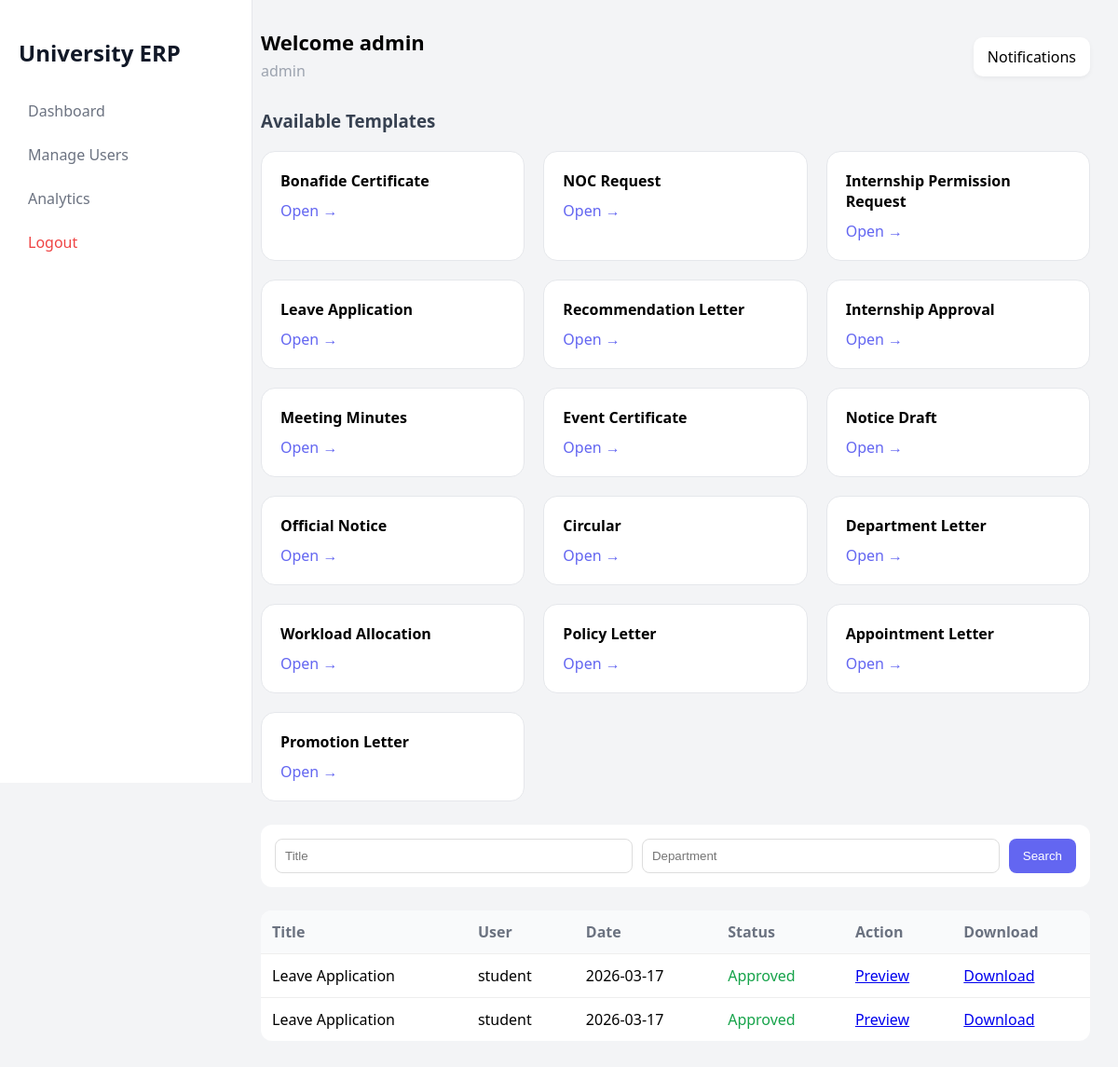
Page /dashboard (signed in) on the earlier database version.
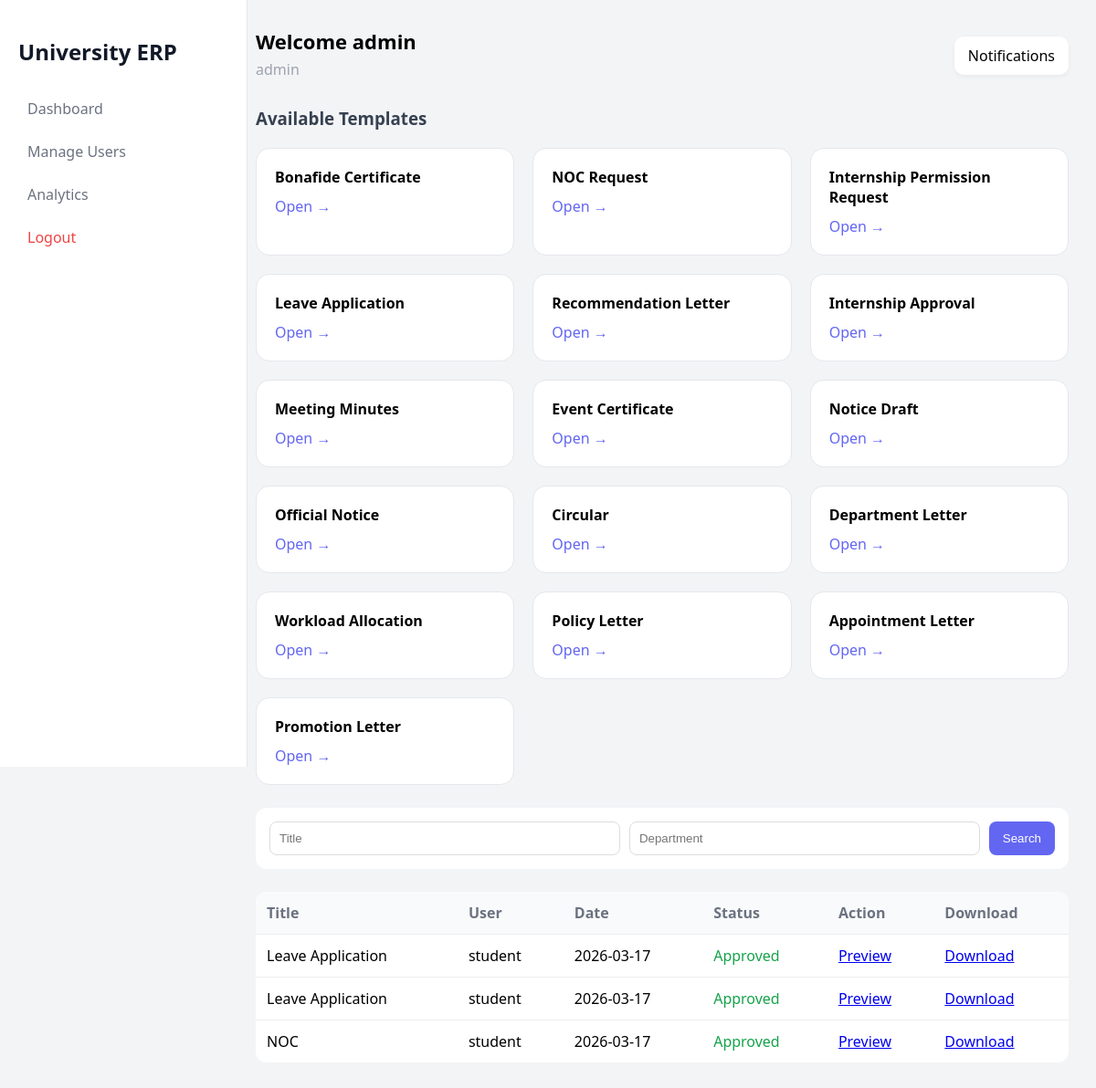
Same page on the later database version.
### database.py (models this page shows)
class User(UserMixin, db.Model):
    id = db.Column(db.Integer, primary_key=True)
    username = db.Column(db.String(100), unique=True)
    password = db.Column(db.String(200))
    role = db.Column(db.String(50))
    email = db.Column(db.String(120), unique=True)
    active = db.Column(db.Boolean, default=True)
    created_at = db.Column(db.DateTime, default=datetime.utcnow)

class Template(db.Model):
    id = db.Column(db.Integer, primary_key=True)
    name = db.Column(db.String(100))
    file_path = db.Column(db.String(200))
    allowed_roles = db.Column(db.String(200))
    approval_flow = db.Column(db.String(200))

class Document(db.Model):
    id = db.Column(db.Integer, primary_key=True)
    title = db.Column(db.String(200))
    template_name = db.Column(db.String(200))
    filename = db.Column(db.String(200))
    department = db.Column(db.String(200))
    content = db.Column(db.Text)
    authority = db.Column(db.String(200))
    date = db.Column(db.String(100))
    created_by = db.Column(db.String(100))
    created_at = db.Column(db.DateTime, default=datetime.utcnow)
    status = db.Column(db.String(50), default="pending")
    approved_by_faculty = db.Column(db.Boolean, default=False)
    approved_by_hod = db.Column(db.Boolean, default=False)
    approved_by_dean = db.Column(db.Boolean, default=False)

### app.py (the view)
@app.route("/dashboard")
@login_required
def dashboard():
    query = DocModel.query
    title = request.args.get("title")
    department = request.args.get("department")
    date = request.args.get("date")
    role = request.args.get("role")
    user = request.args.get("user")
    if title:
        query = query.filter(DocModel.title.contains(title))
    if department:
        query = query.filter(DocModel.department.contains(department))
    if date:
        query = query.filter(DocModel.created_at.contains(date))
    if role:
        query = query.join(User, DocModel.created_by == User.username)\
                 .filter(User.role == role)
    if user:
        query = query.filter(DocModel.created_by.contains(user))
    documents = query.all()
    templates = Template.query.all()
    return render_template(
        "dashboard.html",
        documents=documents,
        templates=templates
    )

### app.py (called while the page is built)
@login_manager.user_loader
def load_user(user_id):
    return User.query.get(int(user_id))

### templates/dashboard.html (shortened to what this page needs)
<!DOCTYPE html>
<html>
<head>
    <link rel="stylesheet" href="{{ url_for('static', filename='style.css') }}">
</head>
<body>
<div class="sidebar">
    <h2>University ERP</h2>
    <a href="/dashboard">Dashboard</a>
    {% if current_user.role == "admin" %}
    <a href="/manage_users">Manage Users</a>
    <a href="/admin_dashboard">Analytics</a>
    {% endif %}
    <a href="/logout" class="logout">Logout</a>
</div>
<div class="main">
<div class="header">
    <div>
        <h1>Welcome {{ current_user.username }}</h1>
        <p>{{ current_user.role }}</p>
    </div>
    <div class="notification">
        Notifications
    </div>
</div>
<h3 class="section-title">Available Templates</h3>
<div class="card-grid">
{% for template in templates %}
{% if current_user.role in template.allowed_roles.split(",") %}
<div class="card">
    <h4>{{ template.name }}</h4>
    <a href="/create/{{ template.id }}">Open →</a>
</div>
{% endif %}
{% endfor %}
</div>
<div class="search-box">
    <input type="text" placeholder="Title">
    <input type="text" placeholder="Department">
    <button>Search</button>
</div>
<div class="table-box">
<table>
<tr>
    <th>Title</th>
    <th>User</th>
    <th>Date</th>
    <th>Status</th>
    <th>Action</th>
    <th>Download</th>
</tr>
{% for doc in documents %}
<tr>
<td>{{ doc.title }}</td>
<td>{{ doc.created_by }}</td>
<td>{{ doc.created_at.strftime('%Y-%m-%d') }}</td>
<td>
    {% if doc.status == "approved" %}
        <span class="green">Approved</span>
    {% elif doc.status == "rejected" %}
        <span class="red">Rejected</span>
    {% else %}
        <span class="yellow">Pending</span>
    {% endif %}
</td>
<td>
<a href="/preview/{{ doc.id }}">Preview</a>
</td>
<td>
    {% if doc.status == "approved" %}
    <a href="/generated_docs/{{ doc.filename }}">Download</a>
    {% else %}
    —
    {% endif %}
</td>
</tr>
{% endfor %}
</table>
</div>
</div>
</body>
</html>

### static/style.css (style rules this page uses)
body { margin: 0; font-family: "Segoe UI", sans-serif; background: linear-gradient(135deg, #eef2ff, #f8fafc); }
body { margin: 0; font-family: "Segoe UI", sans-serif; background: #f3f4f6; }
.sidebar { width: 230px; height: 100vh; background: white; border-right: 1px solid #e5e7eb; position: fixed; padding: 20px; }
.sidebar h2 { margin-bottom: 25px; color: #111827; }
.sidebar a { display: block; padding: 10px; color: #6b7280; text-decoration: none; border-radius: 8px; margin-bottom: 5px; }
.sidebar .logout { color: #ef4444; }
.main { margin-left: 250px; padding: 30px; }
.header { display: flex; justify-content: space-between; align-items: center; margin-bottom: 25px; }
.header h1 { margin: 0; font-size: 22px; }
.header p { margin: 5px 0; color: #9ca3af; }
.notification { background: white; padding: 10px 15px; border-radius: 10px; box-shadow: 0 2px 5px rgba(0,0,0,0.05); }
.section-title { margin: 20px 0; color: #374151; }
.card-grid { display: grid; grid-template-columns: repeat(3, 1fr); gap: 20px; }
.card { background: white; padding: 20px; border-radius: 15px; border: 1px solid #e5e7eb; }
.card h4 { margin: 0 0 10px; }
.card a { color: #6366f1; text-decoration: none; }
.search-box { margin: 25px 0; background: white; padding: 15px; border-radius: 12px; display: flex; gap: 10px; }
.search-box input { flex: 1; padding: 10px; border-radius: 8px; border: 1px solid #ddd; }
.search-box button { padding: 10px 15px; background: #6366f1; color: white; border: none; border-radius: 8px; }
.table-box { background: white; border-radius: 12px; overflow: hidden; }
table { width: 100%; border-collapse: collapse; }
th { background: #f9fafb; padding: 12px; text-align: left; color: #6b7280; }
td { padding: 12px; border-top: 1px solid #eee; }
.green { color: #16a34a; }

Differences in the rows shown:
added Document: title "NOC", created_by "student", created_at "2026-03-17", status "Approved"
